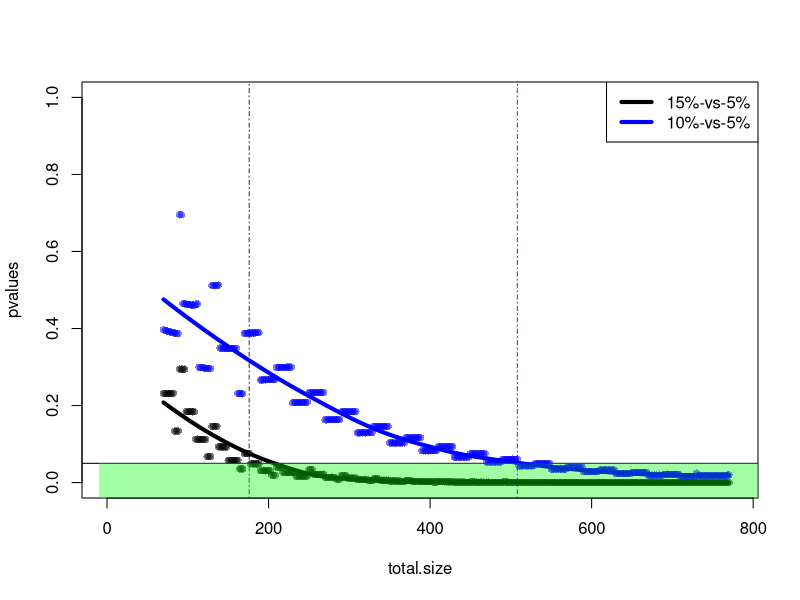

The R script that drew this image:
total.max.add = 350

png("40-30_sample_size_estimation.png")
#15% versus 5%
print("15% versus 5%")
large.start = 40
small.start = 30

total.size = c()
pvalues = c()

for (i in 0:total.max.add){
	test.large = large.start + i
	test.small = small.start + i
	
	integer.pos.large = as.integer(0.15 * test.large)
	integer.pos.small = as.integer(0.05 * test.small)
	
	#2-sided, since you don't know which is larger ahead of time
	fisher.mat = matrix(c(integer.pos.large, test.large, integer.pos.small, test.small), ncol=2)
	rownames(fisher.mat) = c("pos","neg")
	colnames(fisher.mat) = c("higher","lower")
	
	result = fisher.test(fisher.mat)
	
	total.size = c(total.size, test.large + test.small)
	pvalues = c(pvalues, result$p.value) 
}#end for (i in 0:total.max.add)

plot(total.size, pvalues,
	ylim=c(0,1), xlim=c(0,max(total.size) + 5),
	col=rgb(red=0, green=0, blue=0, alpha=0.5), pch=16)
max.not.detected = max(total.size[pvalues > 0.05])
print(max.not.detected)
abline(v=max.not.detected, col = rgb(red=0, green=0, blue=0, alpha=0.8), lty=4)
abline(h=0.05)
loess.model = loess(pvalues ~ total.size)
lines(total.size, predict(loess.model), col = "black", lwd=4)
rect(-10, -0.1, max(total.size) + 100, 0.05, col=rgb(red=0, green=1, blue=0, alpha=0.2), border=NA)
legend("topright", c("15%-vs-5%","10%-vs-5%"),
		col=c("black","blue"), lwd=4)
		
#10% versus 5%
print("10% versus 5%")
large.start = 40
small.start = 30

total.size = c()
pvalues = c()

for (i in 0:total.max.add){
	test.large = large.start + i
	test.small = small.start + i
	
	integer.pos.large = as.integer(0.10 * test.large)
	integer.pos.small = as.integer(0.05 * test.small)
	
	#2-sided, since you don't know which is larger ahead of time
	fisher.mat = matrix(c(integer.pos.large, test.large, integer.pos.small, test.small), ncol=2)
	rownames(fisher.mat) = c("pos","neg")
	colnames(fisher.mat) = c("higher","lower")
	
	result = fisher.test(fisher.mat)
	
	total.size = c(total.size, test.large + test.small)
	pvalues = c(pvalues, result$p.value) 
}#end for (i in 0:total.max.add)

points(total.size, pvalues,
	col=rgb(red=0, green=0, blue=1, alpha=0.5), pch=16)
max.not.detected = max(total.size[pvalues > 0.05])
print(max.not.detected)
abline(v=max.not.detected, col = rgb(red=0, green=0, blue=1, alpha=0.8), lty=4)
loess.model = loess(pvalues ~ total.size)
lines(total.size, predict(loess.model), col = "blue", lwd=4)
rect(-10, -0.1, max(total.size) + 100, 0.05, col=rgb(red=0, green=1, blue=0, alpha=0.2), border=NA)
dev.off()